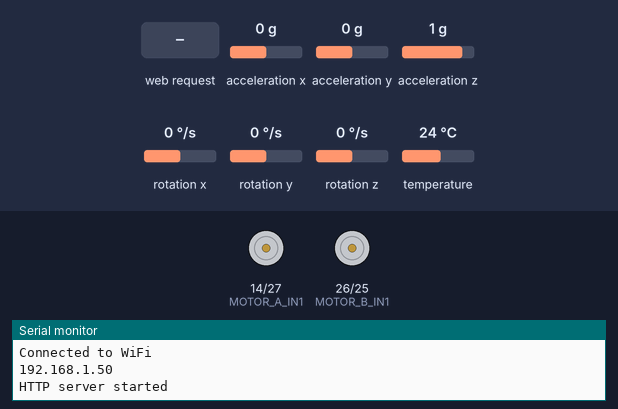
A sketch run on a simulated ESP32. Shown: motor-driver pin pairs drawn as motors (green arrow = first pin HIGH = forward, orange = second pin HIGH = backward, longer = more drive, scaled by the enable pin), the last lines printed to the serial monitor. Inputs (shaded band) come from the test bench; at power-on: acceleration x 0 g, acceleration y 0 g, acceleration z 1 g, rotation x 0 °/s, rotation y 0 °/s, rotation z 0 °/s, temperature 24 °C. WiFi joins after 1.5 s; servers stay silent unless stated.

Above: at 8.5 s.
8.6 s: HTTP request GET /control?cmd=forward received
At 9.5 s:
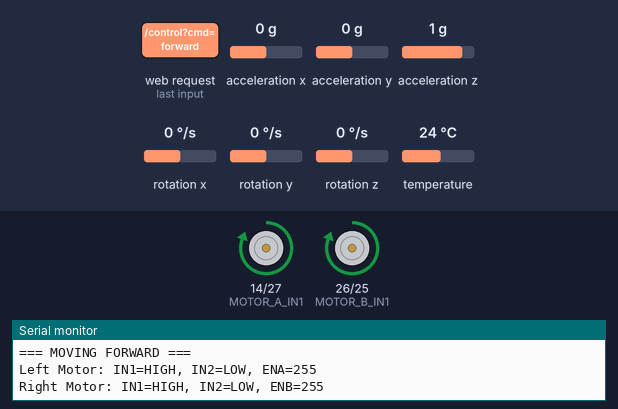
10.1 s: HTTP request GET /control?cmd=backward received
At 10.4 s:
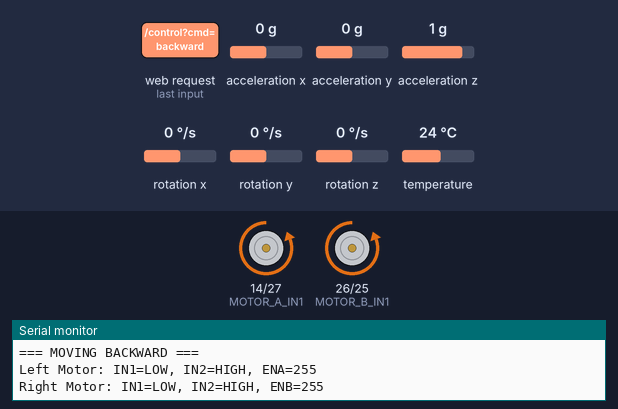
11.6 s: HTTP request GET /control?cmd=left received
At 12.0 s:
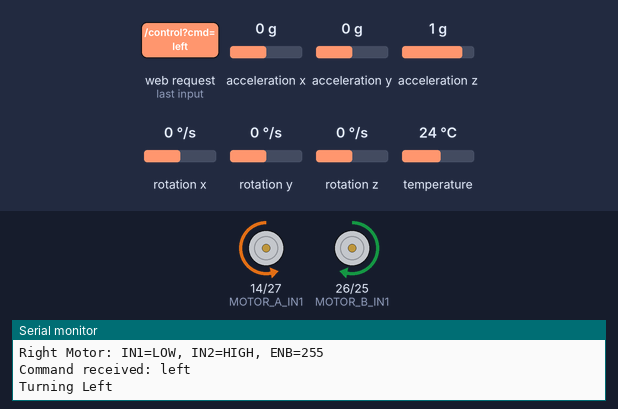
13.1 s: HTTP request GET /control?cmd=right received
At 14.3 s:
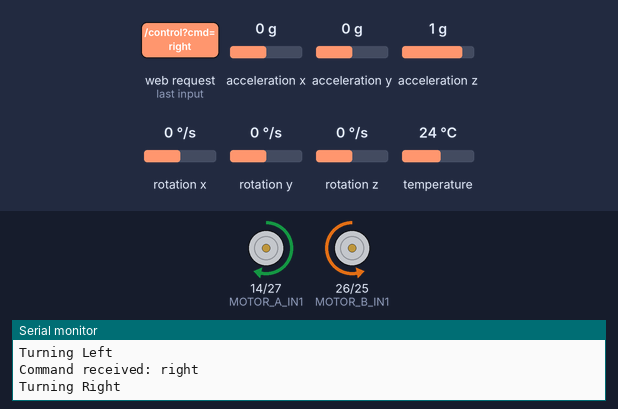
14.6 s: HTTP request GET /control?cmd=forward received
At 15.0 s:
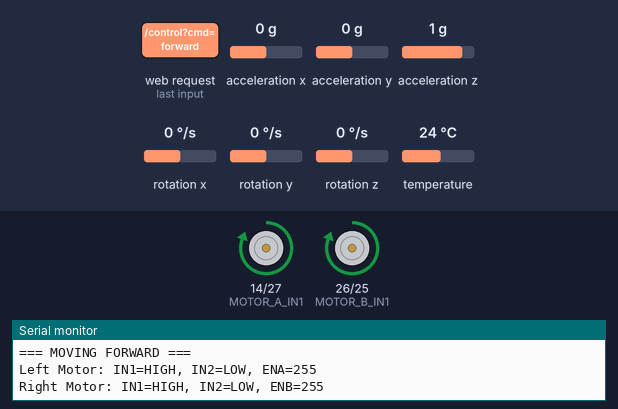
16.1 s: HTTP request GET /control?cmd=backward received
At 17.4 s:
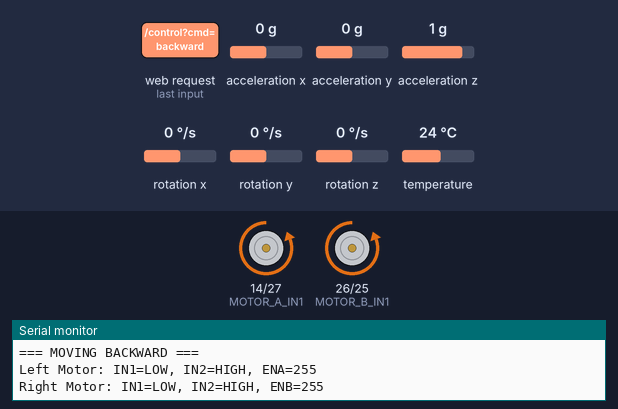
Timing chart, 0 to 18.6 s (numbered marks = the images above; inputs shaded):
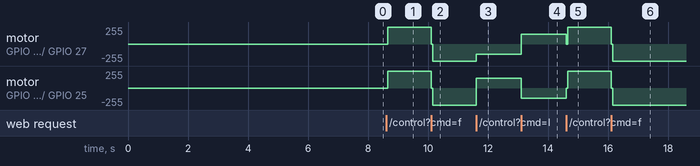

Measured:
- after the input at 8.6 s, motor on GPIO 14 (MOTOR_A_IN1) / GPIO 27 (MOTOR_A_IN2), motor on GPIO 26 (MOTOR_B_IN1) / GPIO 25 (MOTOR_B_IN2): stopped → forward 255/255 after 0.06 s
- after the input at 10.1 s, motor on GPIO 14 (MOTOR_A_IN1) / GPIO 27 (MOTOR_A_IN2), motor on GPIO 26 (MOTOR_B_IN1) / GPIO 25 (MOTOR_B_IN2): forward 255/255 → backward 255/255 at once
- after the input at 11.6 s, motor on GPIO 14 (MOTOR_A_IN1) / GPIO 27 (MOTOR_A_IN2): backward 255/255 → backward 150/255 at once; motor on GPIO 26 (MOTOR_B_IN1) / GPIO 25 (MOTOR_B_IN2): backward 255/255 → forward 150/255 at once
- after the input at 13.1 s, motor on GPIO 14 (MOTOR_A_IN1) / GPIO 27 (MOTOR_A_IN2): backward 150/255 → forward 150/255 at once; motor on GPIO 26 (MOTOR_B_IN1) / GPIO 25 (MOTOR_B_IN2): forward 150/255 → backward 150/255 at once
- after the input at 14.6 s, motor on GPIO 14 (MOTOR_A_IN1) / GPIO 27 (MOTOR_A_IN2): forward 150/255 → forward 255/255 at once; motor on GPIO 26 (MOTOR_B_IN1) / GPIO 25 (MOTOR_B_IN2): backward 150/255 → forward 255/255 at once
- after the input at 16.1 s, motor on GPIO 14 (MOTOR_A_IN1) / GPIO 27 (MOTOR_A_IN2), motor on GPIO 26 (MOTOR_B_IN1) / GPIO 25 (MOTOR_B_IN2): forward 255/255 → backward 255/255 at once

The sketch:

mpu6050.ino
```cpp
#include <WiFi.h>
#include <WebServer.h>
#include <Adafruit_MPU6050.h>
#include <Adafruit_Sensor.h>
#include <Wire.h>

// Wi-Fi credentials
const char* ssid = "Infinix";
const char* password = "12345678";

// Motor driver pins (L293 connections)
#define MOTOR_A_IN1 14  // Motor A IN1
#define MOTOR_A_IN2 27  // Motor A IN2
#define MOTOR_A_ENA 33  // Motor A Speed (PWM) - EN1
#define MOTOR_B_IN1 26  // Motor B IN1
#define MOTOR_B_IN2 25  // Motor B IN2
#define MOTOR_B_ENB 32  // Motor B Speed (PWM) - EN2

// MPU6050 I2C pins
#define SDA_PIN 21
#define SCL_PIN 22

// Movement parameters (adjust based on your UGV)
const float LINEAR_SPEED = 0.5; // m/s (forward/backward speed)
const float ANGULAR_SPEED = 90.0; // deg/s (turning speed)

// Tracking variables
float x_pos = 0.0; // X position in meters
float y_pos = 0.0; // Y position in meters
float yaw_angle = 0.0; // Current yaw angle in degrees
float gyroZ_offset = 0.0; // Gyroscope Z-axis offset
unsigned long lastTime = 0; // Last update time
unsigned long lastCommandTime = 0; // Time of last command
String currentCommand = "stop"; // Current motor command

Adafruit_MPU6050 mpu;
WebServer server(80);

// Function prototypes
void handleRoot();
void handleControl();
void handleTrack();
void moveForward();
void moveBackward();
void turnLeft();
void turnRight();
void stopMotors();
void calibrateGyro();
void updatePosition();

void setup() {
  Serial.begin(115200);
  while (!Serial) delay(10);

  // Initialize motor pins
  pinMode(MOTOR_A_IN1, OUTPUT);
  pinMode(MOTOR_A_IN2, OUTPUT);
  pinMode(MOTOR_A_ENA, OUTPUT);
  pinMode(MOTOR_B_IN1, OUTPUT);
  pinMode(MOTOR_B_IN2, OUTPUT);
  pinMode(MOTOR_B_ENB, OUTPUT);

  // Force all motor pins LOW initially
  digitalWrite(MOTOR_A_IN1, LOW);
  digitalWrite(MOTOR_A_IN2, LOW);
  digitalWrite(MOTOR_A_ENA, LOW);
  digitalWrite(MOTOR_B_IN1, LOW);
  digitalWrite(MOTOR_B_IN2, LOW);
  digitalWrite(MOTOR_B_ENB, LOW);

  delay(100);
  stopMotors();

  // Debug: Print pin states
  Serial.println("=== MOTOR PINS DEBUG ===");
  Serial.println("Motor A (Left): IN1=" + String(MOTOR_A_IN1) + ", IN2=" + String(MOTOR_A_IN2) + ", ENA=" + String(MOTOR_A_ENA));
  Serial.println("Motor B (Right): IN1=" + String(MOTOR_B_IN1) + ", IN2=" + String(MOTOR_B_IN2) + ", ENB=" + String(MOTOR_B_ENB));

  // Initialize I2C and MPU6050
  Wire.begin(SDA_PIN, SCL_PIN);
  if (!mpu.begin()) {
    Serial.println("Failed to find MPU6050 chip");
    while (1) delay(10);
  }
  Serial.println("MPU6050 Found!");
  mpu.setAccelerometerRange(MPU6050_RANGE_2_G);
  mpu.setGyroRange(MPU6050_RANGE_250_DEG);
  mpu.setFilterBandwidth(MPU6050_BAND_21_HZ);

  // Calibrate gyroscope
  calibrateGyro();
  lastTime = micros();
  lastCommandTime = micros();

  // Connect to Wi-Fi
  WiFi.begin(ssid, password);
  while (WiFi.status() != WL_CONNECTED) {
    delay(1000);
    Serial.println("Connecting to WiFi...");
  }
  Serial.println("Connected to WiFi");
  Serial.println(WiFi.localIP());

  // Define server routes
  server.on("/", handleRoot);
  server.on("/control", handleControl);
  server.on("/track", handleTrack);
  server.begin();
  Serial.println("HTTP server started");
}

void loop() {
  server.handleClient();
  updatePosition();
}

void calibrateGyro() {
  Serial.println("Calibrating gyroscope, keep UGV still...");
  float sumGyroZ = 0.0;
  int samples = 1000;
  for (int i = 0; i < samples; i++) {
    sensors_event_t a, g, temp;
    mpu.getEvent(&a, &g, &temp);
    sumGyroZ += g.gyro.z;
    delay(3);
  }
  gyroZ_offset = sumGyroZ / samples;
  Serial.print("Gyro Z offset: ");
  Serial.print(gyroZ_offset, 4);
  Serial.println(" rad/s");
}

void updatePosition() {
  unsigned long currentTime = micros();
  float dt = (currentTime - lastTime) / 1000000.0; // Time delta in seconds
  lastTime = currentTime;

  // Update yaw angle using MPU6050
  sensors_event_t a, g, temp;
  mpu.getEvent(&a, &g, &temp);
  float gyroZ = g.gyro.z - gyroZ_offset;
  yaw_angle += gyroZ * dt * 180.0 / PI; // Update angle in degrees

  // Update position based on current command
  float dt_command = (currentTime - lastCommandTime) / 1000000.0;
  float yaw_rad = yaw_angle * PI / 180.0; // Convert to radians
  if (currentCommand == "forward") {
    x_pos += LINEAR_SPEED * dt_command * cos(yaw_rad);
    y_pos += LINEAR_SPEED * dt_command * sin(yaw_rad);
  } else if (currentCommand == "backward") {
    x_pos -= LINEAR_SPEED * dt_command * cos(yaw_rad);
    y_pos -= LINEAR_SPEED * dt_command * sin(yaw_rad);
  } else if (currentCommand == "left") {
    yaw_angle -= ANGULAR_SPEED * dt_command;
  } else if (currentCommand == "right") {
    yaw_angle += ANGULAR_SPEED * dt_command;
  }
  lastCommandTime = currentTime;

  // Normalize yaw angle to -180 to +180
  if (yaw_angle > 180.0) yaw_angle -= 360.0;
  if (yaw_angle <= -180.0) yaw_angle += 360.0;
}

void handleRoot() {
  String html = R"rawliteral(
<!DOCTYPE html>
<html>
<head>
  <title>UGV Control</title>
  <style>
    body {
      font-family: Arial, sans-serif;
      text-align: center;
      background-color: #f0f0f0;
      color: #333;
      margin: 0;
      padding: 20px;
    }
    h1 {
      font-size: 24px;
      margin-bottom: 20px;
    }
    .control-panel {
      display: inline-block;
      background-color: #fff;
      padding: 20px;
      border-radius: 8px;
      box-shadow: 0 0 10px rgba(0, 0, 0, 0.1);
    }
    .control-grid {
      display: grid;
      grid-template-columns: 1fr 1fr 1fr;
      grid-template-rows: 1fr 1fr 1fr;
      gap: 10px;
      width: 210px;
    }
    .control-btn {
      background-color: #ddd;
      border: 1px solid #999;
      color: #333;
      font-size: 16px;
      padding: 10px;
      border-radius: 5px;
      cursor: pointer;
      transition: background-color 0.2s;
    }
    .control-btn:hover {
      background-color: #ccc;
    }
    .control-btn:active {
      background-color: #bbb;
    }
    .forward { grid-column: 2; grid-row: 1; }
    .left { grid-column: 1; grid-row: 2; }
    .stop { grid-column: 2; grid-row: 2; }
    .right { grid-column: 3; grid-row: 2; }
    .backward { grid-column: 2; grid-row: 3; }
    .track { margin-top: 20px; width: 100%; }
    .status {
      margin-top: 15px;
      font-size: 16px;
      color: #333;
    }
  </style>
</head>
<body>
  <h1>UGV Control</h1>
  <div class="control-panel">
    <div class="control-grid">
      <button class="control-btn forward" onmousedown="sendCommand('forward')" onmouseup="sendCommand('stop')" ontouchstart="sendCommand('forward')" ontouchend="sendCommand('stop')">Forward</button>
      <button class="control-btn left" onmousedown="sendCommand('left')" onmouseup="sendCommand('stop')" ontouchstart="sendCommand('left')" ontouchend="sendCommand('stop')">Left</button>
      <button class="control-btn stop" onclick="sendCommand('stop')">Stop</button>
      <button class="control-btn right" onmousedown="sendCommand('right')" onmouseup="sendCommand('stop')" ontouchstart="sendCommand('right')" ontouchend="sendCommand('stop')">Right</button>
      <button class="control-btn backward" onmousedown="sendCommand('backward')" onmouseup="sendCommand('stop')" ontouchstart="sendCommand('backward')" ontouchend="sendCommand('stop')">Backward</button>
    </div>
    <button class="control-btn track" onclick="getPosition()">Track Position</button>
    <div class="status" id="status">Ready to Control</div>
  </div>

  <script>
    function sendCommand(command) {
      fetch('/control?cmd=' + command)
        .then(response => response.json())
        .then(data => {
          document.getElementById('status').innerHTML = 'Command: ' + data.command + ' | Status: ' + data.status;
        })
        .catch(error => {
          console.log('Error:', error);
          document.getElementById('status').innerHTML = 'Connection Error';
        });
    }

    function getPosition() {
      fetch('/track')
        .then(response => response.json())
        .then(data => {
          document.getElementById('status').innerHTML =
            'Position: X = ' + data.x.toFixed(2) + ' m, Y = ' + data.y.toFixed(2) + ' m';
        })
        .catch(error => {
          console.log('Error:', error);
          document.getElementById('status').innerHTML = 'Connection Error';
        });
    }

    document.addEventListener('keydown', function(event) {
      if (event.repeat) return;
      switch(event.key) {
        case 'ArrowUp': case 'w': case 'W':
          sendCommand('forward');
          break;
        case 'ArrowDown': case 's': case 'S':
          sendCommand('backward');
          break;
        case 'ArrowLeft': case 'a': case 'A':
          sendCommand('left');
          break;
        case 'ArrowRight': case 'd': case 'D':
          sendCommand('right');
          break;
        case ' ': case 't': case 'T':
          if (event.key === 't' || event.key === 'T') getPosition();
          else sendCommand('stop');
          event.preventDefault();
          break;
      }
    });

    document.addEventListener('keyup', function(event) {
      switch(event.key) {
        case 'ArrowUp': case 'ArrowDown': case 'ArrowLeft': case 'ArrowRight':
        case 'w': case 'W': case 's': case 'S': case 'a': case 'A': case 'd': case 'D':
          sendCommand('stop');
          break;
      }
    });
  </script>
</body>
</html>
  )rawliteral";
  server.send(200, "text/html", html);
}

void handleControl() {
  String command = server.arg("cmd");
  String status = "OK";

  // Update position before changing command
  updatePosition();
  currentCommand = command;
  lastCommandTime = micros();

  Serial.println("Command received: " + command);

  if (command == "forward") {
    moveForward();
  } else if (command == "backward") {
    moveBackward();
  } else if (command == "left") {
    turnLeft();
  } else if (command == "right") {
    turnRight();
  } else if (command == "stop") {
    stopMotors();
  } else {
    status = "Unknown Command";
  }

  String json = "{\"command\":\"" + command + "\",\"status\":\"" + status + "\"}";
  server.send(200, "application/json", json);
}

void handleTrack() {
  updatePosition();
  String json = "{\"x\":" + String(x_pos, 2) + ",\"y\":" + String(y_pos, 2) + "}";
  server.send(200, "application/json", json);
}

void moveForward() {
  stopMotors();
  delay(50);
  Serial.println("=== MOVING FORWARD ===");
  digitalWrite(MOTOR_A_IN1, HIGH);
  digitalWrite(MOTOR_A_IN2, LOW);
  analogWrite(MOTOR_A_ENA, 255);
  digitalWrite(MOTOR_B_IN1, HIGH);
  digitalWrite(MOTOR_B_IN2, LOW);
  analogWrite(MOTOR_B_ENB, 255);
  Serial.println("Left Motor: IN1=HIGH, IN2=LOW, ENA=255");
  Serial.println("Right Motor: IN1=HIGH, IN2=LOW, ENB=255");
}

void moveBackward() {
  stopMotors();
  delay(50);
  Serial.println("=== MOVING BACKWARD ===");
  digitalWrite(MOTOR_A_IN1, LOW);
  digitalWrite(MOTOR_A_IN2, HIGH);
  analogWrite(MOTOR_A_ENA, 255);
  digitalWrite(MOTOR_B_IN1, LOW);
  digitalWrite(MOTOR_B_IN2, HIGH);
  analogWrite(MOTOR_B_ENB, 255);
  Serial.println("Left Motor: IN1=LOW, IN2=HIGH, ENA=255");
  Serial.println("Right Motor: IN1=LOW, IN2=HIGH, ENB=255");
}

void turnLeft() {
  digitalWrite(MOTOR_A_IN1, LOW);
  digitalWrite(MOTOR_A_IN2, HIGH);
  analogWrite(MOTOR_A_ENA, 150);
  digitalWrite(MOTOR_B_IN1, HIGH);
  digitalWrite(MOTOR_B_IN2, LOW);
  analogWrite(MOTOR_B_ENB, 150);
  Serial.println("Turning Left");
}

void turnRight() {
  digitalWrite(MOTOR_A_IN1, HIGH);
  digitalWrite(MOTOR_A_IN2, LOW);
  analogWrite(MOTOR_A_ENA, 150);
  digitalWrite(MOTOR_B_IN1, LOW);
  digitalWrite(MOTOR_B_IN2, HIGH);
  analogWrite(MOTOR_B_ENB, 150);
  Serial.println("Turning Right");
}

void stopMotors() {
  digitalWrite(MOTOR_A_IN1, LOW);
  digitalWrite(MOTOR_A_IN2, LOW);
  digitalWrite(MOTOR_A_ENA, LOW);
  digitalWrite(MOTOR_B_IN1, LOW);
  digitalWrite(MOTOR_B_IN2, LOW);
  digitalWrite(MOTOR_B_ENB, LOW);
  Serial.println("Motors Stopped - All pins LOW");
  Serial.println("Debug - Pin States After Stop:");
  Serial.println("A_IN1: " + String(digitalRead(MOTOR_A_IN1)) + ", A_IN2: " + String(digitalRead(MOTOR_A_IN2)));
  Serial.println("B_IN1: " + String(digitalRead(MOTOR_B_IN1)) + ", B_IN2: " + String(digitalRead(MOTOR_B_IN2)));
}
```
